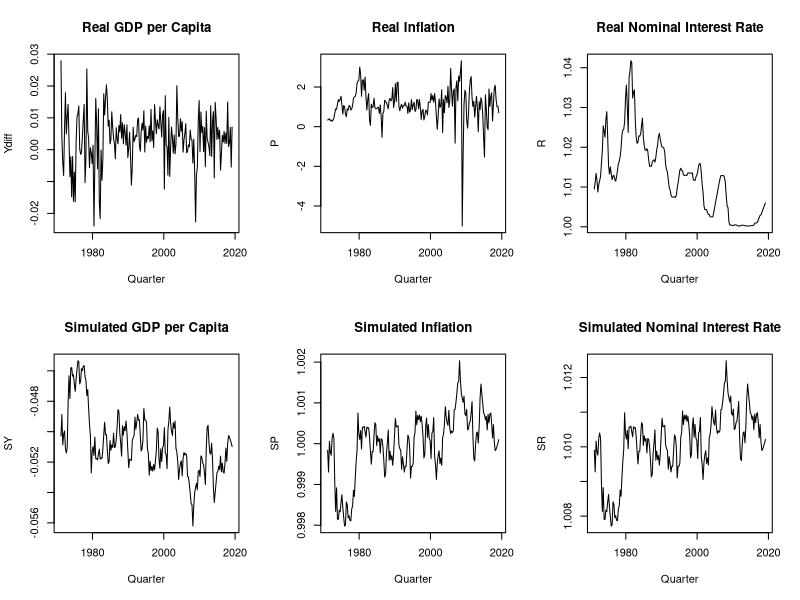

Recreate this plot in R.
library(lubridate)
library(dplyr)
rm(list=ls());

#%slicing 1973:Q1 - 2021:Q1 (251, io uso 247 per evitare covid)
Q1_1971=ymd("1971/03/01");
#%Q1_2021=251;
Q1_2019=ymd("2019/03/01");


#-------------------------------------------------------------------------------
#                                 REAL DATA
#-------------------------------------------------------------------------------

Rdata0=read.csv("2023-09.csv")
Rdata0$sasdate=mdy(Rdata0$sasdate)
Rdata0=Rdata0[!is.na(Rdata0$sasdate),]

Rdata=Rdata0;
Rdata = Rdata %>% filter(sasdate >= Q1_1971 & sasdate <= Q1_2019)


N0=read.csv("CLF16OV.csv")
N0$DATE=ymd(N0$DATE)
N= N0 %>% filter( DATE>= Q1_1971 & DATE <= Q1_2019)
N= N %>% filter( month(DATE)==3 |month(DATE)==6 |month(DATE)==9 |month(DATE)==12 )

#GDP per Capita
Y=log((Rdata$GDPC1/N$CLF16OV)*10e6);
Ydiff1=log(Rdata0$GDPC1[Rdata0$sasdate==ymd("1971/03/01")]*10e6/N0$CLF16OV[N0$DATE==ymd("1971/03/01")])-log(Rdata0$GDPC1[Rdata0$sasdate==ymd("1970/12/01")]*10e6/N0$CLF16OV[N0$DATE==ymd("1970/12/01")]);
Ydiff2=diff(Y);
Ydiff=c(Ydiff1,Ydiff2)
#plot(Rdata$sasdate,Y, type="l")

#Inflation
P1=Rdata0$CPIAUCSL[Rdata0$sasdate==ymd("1971/03/01")]-Rdata0$CPIAUCSL[Rdata0$sasdate==ymd("1970/12/01")];
P2=diff(Rdata$CPIAUCSL)
P=c(P1,P2)
rm(P1,P2);
#plot(Rdata$sasdate,P, type="l")

#Nominal Interest Rate
R=(1+Rdata$FEDFUNDS/100)^(1/4)
#plot(Rdata$sasdate,R,type="l")

#par(mfrow = c(3, 1))
#plot(Rdata$sasdate,Y, type="l", main="Quarterly GDP per Capita" , xlab="")
#plot(Rdata$sasdate,P, type="l", main="Quarterly Inflation", xlab="")
#plot(Rdata$sasdate,R,type="l", main="Quarterly Nominal Interest Rate",xlab="Quarter")

#-------------------------------------------------------------------------------
#                                 SIMULATED DATA
#-------------------------------------------------------------------------------
Sdata=read.csv("../Matlab_code/Simul_data_NK_NL_DSGE.csv")

SY=Sdata$log_y
SP=Sdata$Pi
SR=Sdata$R

start_date=Rdata$sasdate[1]
Sdata$date=seq(start_date, by = "quarter", length.out = length(Sdata$Y));
#Inserting the trend in Y
#lm=lm(Y~Rdata$sasdate)
#trend=lm$coefficients[2]
#rm(lm)
#SA=Sdata$A
#mu_z=vector("numeric",length = length(SY));
#mu_z[1]=SA[1]#a+min(Y);
#for (i in 2:length(SY)){
#  mu_z[i]=mu_z[i-1]+log(trend)+SA[i]
#}
#SY=SY+mu_z
#plot(Rdata$sasdate,mu_z, type="l")
#plot(Rdata$sasdate,SA, type="l")

par(mfrow = c(2, 3))
plot(Rdata$sasdate,Ydiff, type="l", main="Real GDP per Capita" , xlab="Quarter")
plot(Rdata$sasdate,P, type="l", main="Real Inflation", xlab="Quarter")
plot(Rdata$sasdate,R,type="l", main="Real Nominal Interest Rate",xlab="Quarter")

plot(Sdata$date,SY, type="l", main="Simulated GDP per Capita" , xlab="Quarter")
plot(Sdata$date,SP, type="l", main="Simulated Inflation", xlab="Quarter")
plot(Sdata$date,SR,type="l", main="Simulated Nominal Interest Rate",xlab="Quarter")





